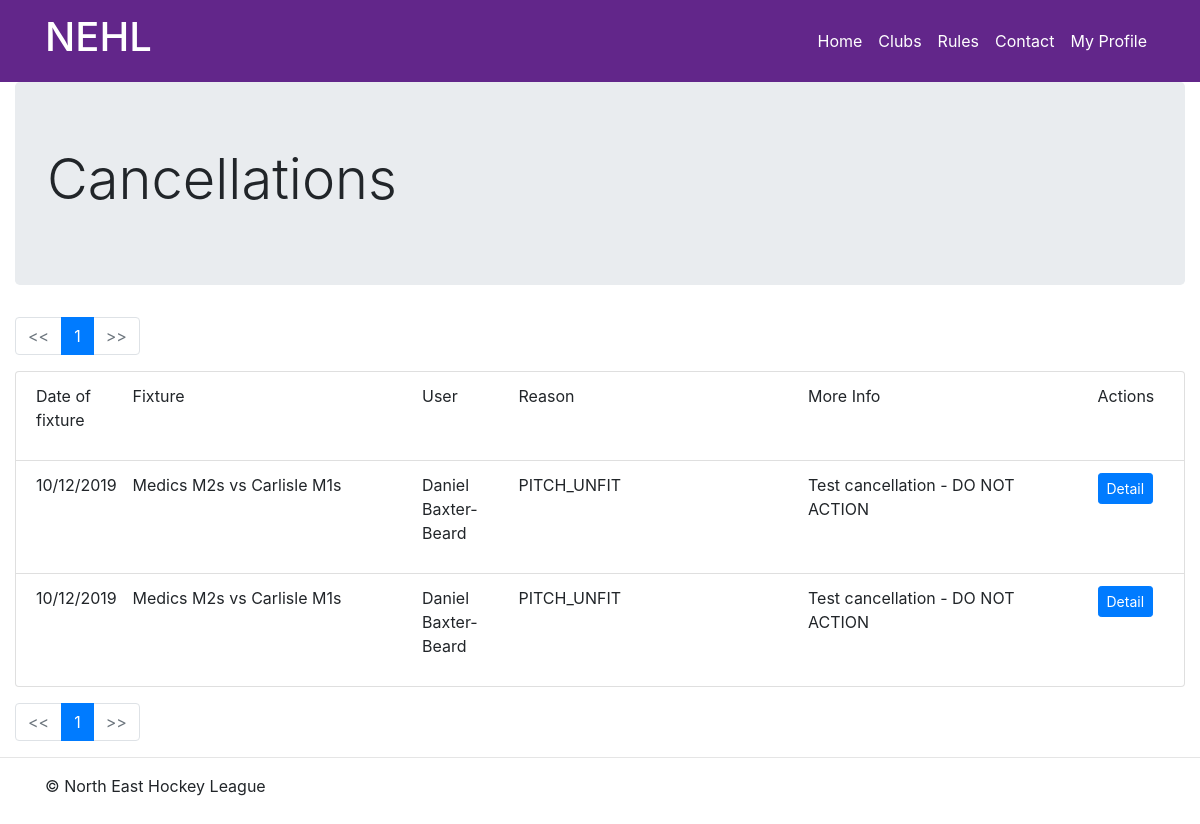
Page /fixtures/cancellations/ (signed in) on the earlier database version.
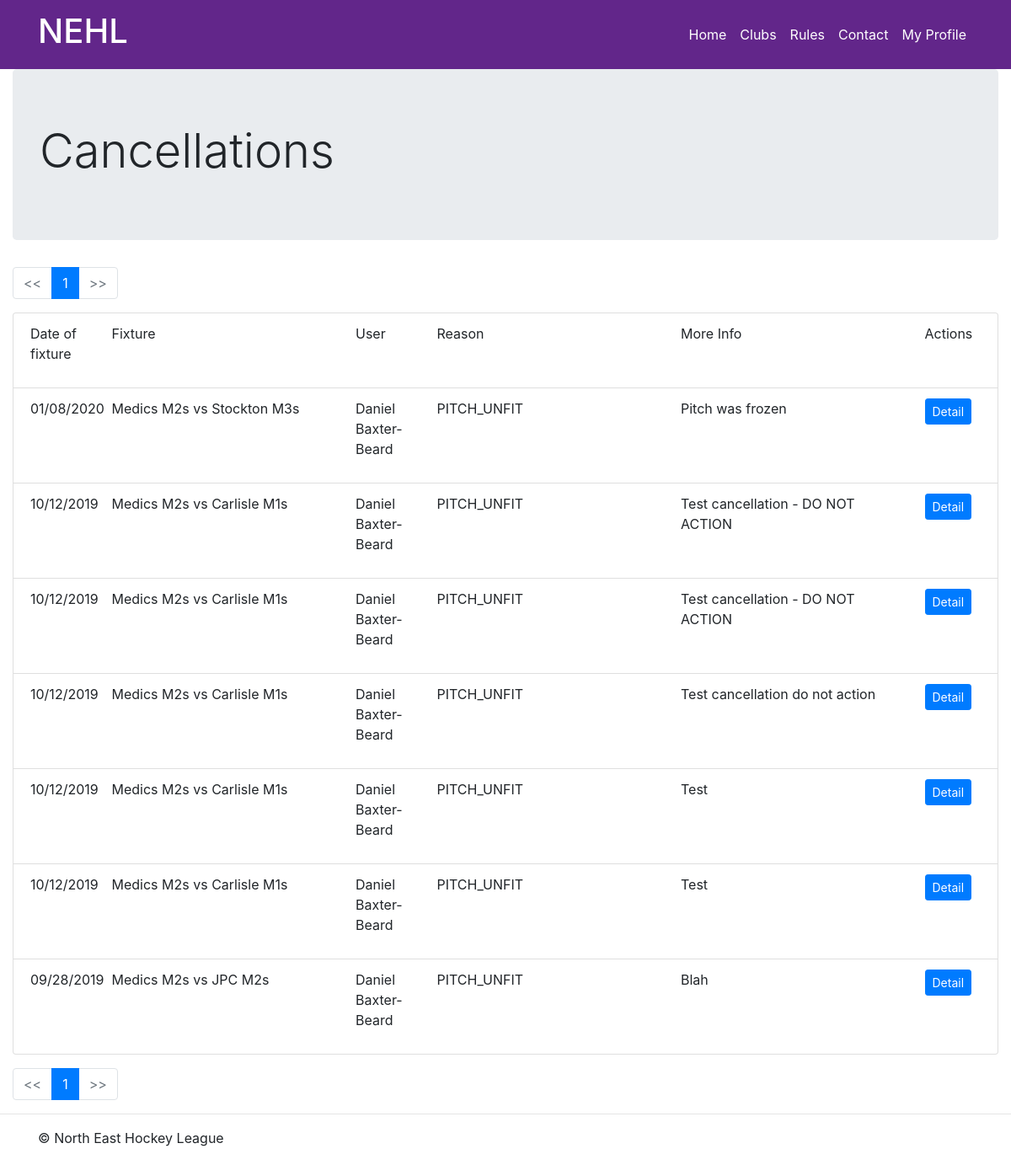
Same page on the later database version.
### fixtures/models.py (models this page shows, shortened)
class FixtureCancellation(models.Model):
    cancellation_reporter = models.ForeignKey('clubs.Member', on_delete=models.SET_NULL, null=True)
    fixture = models.ForeignKey(Fixture, on_delete=models.CASCADE)
    datetime_cancelled = models.DateTimeField()
    cancellation_reason = models.CharField(max_length=30)
    cancelled_by_team = models.ForeignKey('teams.Team', on_delete=models.SET_NULL, null=True)
    more_info = models.CharField(max_length=150)
    response = models.ForeignKey('CancellationResponse', on_delete=models.CASCADE, null=True)

class Fixture(models.Model):
    season = models.ForeignKey(Season, on_delete=models.CASCADE)
    competition = models.ForeignKey(Competition, on_delete=models.CASCADE)
    venue = models.ForeignKey(Venue, on_delete=models.SET_NULL, null=True, blank=True)
    team_a = models.ForeignKey('teams.Team',
                               related_name='team_a_fixtures',
                               on_delete=models.CASCADE,
                               null=True
                               )
    team_b = models.ForeignKey('teams.Team',
                               related_name='team_b_fixtures',
                               on_delete=models.CASCADE,
                               null=True
                               )
    date = models.DateField()
    time = models.TimeField(null=True, blank=True)
    umpire_a = models.ForeignKey('Umpire',
                                 related_name='fixtures_as_umpire_a',
                                 on_delete=models.SET_NULL,
                                 null=True, blank=True)
    umpire_b = models.ForeignKey('Umpire',
                                 related_name='fixtures_as_umpire_b',
                                 on_delete=models.SET_NULL,
                                 null=True, blank=True)
    match_card_submission_url = models.CharField(max_length=300, null=True, blank=True)
    result = models.OneToOneField('FixtureResult', on_delete=models.CASCADE, null=True, blank=True)

### teams/models.py (models this page shows, shortened)
class Team(models.Model):
    name = models.CharField(max_length=30)
    short_name = models.CharField(max_length=5, null=True)
    club = models.ForeignKey('clubs.Club', on_delete=models.CASCADE)
    squad = models.ManyToManyField('clubs.Member', related_name='squads', blank=True)

### clubs/models.py (models this page shows, shortened)
class Club(models.Model):
    name = models.CharField(max_length=60)
    short_name = models.CharField(max_length=12, null=True)
    primary_colour = models.CharField(max_length=7)
    secondary_colour = models.CharField(max_length=7)
    venues = models.ManyToManyField('fixtures.Venue',
                                    through='fixtures.VenueUseType')
    main_venue = models.ForeignKey('fixtures.Venue',
                                   on_delete=models.SET_NULL,
                                   related_name='main_club',
                                   null=True)
    management = models.ManyToManyField('Member',
                                        related_name='management_position',
                                        through='ClubManagementPosition')
    main_contact = models.ForeignKey('Member',
                                     related_name='main_contact_for',
                                     on_delete=models.SET_NULL,
                                     null=True, blank=True)
    fixture_coordinator = models.ForeignKey('Member',
                                            related_name='fixture_coordinator_for',
                                            on_delete=models.SET_NULL,
                                            null=True, blank=True)
    dashboard_link = models.CharField(max_length=100, null=True, blank=True)

class Member(models.Model):
    date_of_birth = models.DateField()
    registration_date = models.DateField()
    club = models.ForeignKey(Club, on_delete=models.SET_NULL, null=True, related_name='members')
    user = models.OneToOneField(settings.AUTH_USER_MODEL, on_delete=models.SET_NULL, null=True)

### fixtures/views/cancellations.py (the view)
# urls.py: path('', views.index, name='index'),
def index(request):
    cancellations = FixtureCancellation.objects.all().order_by('-fixture__date')
    user = request.user
    can_manage = False
    if user.is_authenticated:
        if can_manage_cancellation(cancellations.first(), user.id):
            can_manage = True
    if not can_manage:
        return HttpResponseForbidden()
    paginator = Paginator(cancellations, 10)
    page = request.GET.get('page')
    cancellations = paginator.get_page(page)
    return render(request, 'cancellations/index.html', {'cancellations': cancellations})

### fixtures/utils/cancellations.py (called while the page is built)
def can_manage_cancellation(cancellation: FixtureCancellation, user_id):
    a_fixture = cancellation.fixture
    for official in a_fixture.competition.officials.all():
        if official.user.id == user_id:
            return True
    parent_competition = get_most_senior_parent_competition(a_fixture.competition)
    for official in parent_competition.officials.all():
        if official.user.id == user_id:
            return True

### fixtures/utils/general.py (called while the page is built)
def get_most_senior_parent_competition(competition):
    direct_parent = competition.parent_competition
    if direct_parent is None:
        return competition
    return get_most_senior_parent_competition(direct_parent)

### nehlwebsite/templatetags/paginate.py (called while the page is built)
@register.inclusion_tag('fragments/pagination.html')
def paginate(pagination_object):
    return {'pagination_object': pagination_object}

### fixtures/templates/cancellations/index.html
{% extends 'nehlwebsite/base.html' %}
{% load static %}
{% load crispy_forms_filters %}
{% load paginate %}
{% block css %}
    <link rel="stylesheet" type="text/css" href="{% static 'fixtures/style.css' %}">
{% endblock %}
{% block content %}
    <div class="container-fluid">
        <div class="jumbotron">
              <h3 class="display-4">Cancellations</h3>
        </div>
        {% paginate cancellations %}
        <div class="list-group">
            <div class="list-group-item">
                <div class="row">
                    <p class="d-none d-lg-block col-1" >Date of fixture</p>
                    <p class="col-9 col-md-6 col-lg-3">Fixture</p>
                    <p class="d-none d-lg-block col-1">User</p>
                    <p class="d-none d-md-block col-3">Reason</p>
                    <p class="d-none d-lg-block col-3">More Info</p>
                    <p class="col-3 col-lg-1">Actions</p>
                </div>
            </div>
            {% for cancellation in cancellations %}
            <div class="list-group-item">
                <div class="row">
                    <p class="d-none d-lg-block col-1">{{ cancellation.fixture.date|date:"SHORT_DATE_FORMAT" }}</p>
                    <p class="col-9 col-md-6 col-lg-3">{{ cancellation.fixture.team_a.club.short_name|default_if_none:cancellation.fixture.team_a.club.name }} {{ cancellation.fixture.team_a.short_name }} vs {{ cancellation.fixture.team_b.club.short_name|default_if_none:cancellation.fixture.team_b.club.name}} {{ cancellation.fixture.team_b.short_name }}</p>
                    <p class="d-none d-lg-block col-1">{{ cancellation.cancellation_reporter.user.first_name }} {{ cancellation.cancellation_reporter.user.last_name }}</p>
                    <p class="d-none d-md-block col-3">{{ cancellation.cancellation_reason }}</p>
                    <p class="d-none d-lg-block col-3">{{ cancellation.more_info }}</p>
                    <p class="col-3 col-lg-1">
                        <a class="btn btn-primary btn-sm" href="{% url 'cancellations:detail' cancellation.id %}" role="button">Detail</a>
                    </p>
                </div>
            </div>
            {% endfor %}
        </div>
        <div class="mt-3">
            {% paginate cancellations %}
        </div>
    </div>
{% endblock %}

### nehlwebsite/templates/nehlwebsite/base.html (shortened to what this page needs)
<!DOCTYPE html>
<html lang="en">
{% load static %}
<head>
    <link rel="stylesheet" href="https://stackpath.bootstrapcdn.com/bootstrap/4.3.1/css/bootstrap.min.css"
>
    <link rel="stylesheet" href="//code.jquery.com/ui/1.12.1/themes/base/jquery-ui.css"
>
    {% block css %}
    {% endblock %}
</head>
<body>
    <div class="navbar navbar-dark fixed-top navbar-expand-lg navbar-toggleable-sm">
        <div class="container">
            <div class="navbar-brand">
                <a href="{% url 'index' %}" class="no-underline"><h1 class="text-white">NEHL</h1></a>
            </div>
            <div class="navbar-collapse collapse" id="navbarNavAltMarkup">
                <ul class="nav navbar-nav ml-auto">
                    <li class="nav-item"><a class="nav-link text-white" href="{% url 'index' %}">Home</a></li>
                    <li class="nav-item"><a class="nav-link text-white" href="{% url 'clubs:index' %}">Clubs</a></li>
                    <li class="nav-item"><a class="nav-link text-white" href="{% url 'rules' %}">Rules</a></li>
                    <li class="nav-item"><a class="nav-link text-white" href="{% url 'contact' %}">Contact</a></li>
                    {% if user.is_authenticated %}
                        <li class="nav-item"><a class="nav-link text-white" href="{% url 'profile' %}">My Profile</a></li>
                    {% else %}
                        <li class="nav-item"><a class="nav-link text-white" href="{% url 'login' %}">Log In</a></li>
                    {%  endif %}
                </ul>
            </div>
        </div>
    </div>
    {% block content %}
    {% endblock %}
    <hr />
    <div class="container footer-div">
        <footer>
            <p>&copy; North East Hockey League</p>
        </footer>
    </div>
</body>
</html>

### nehlwebsite/templates/fragments/pagination.html (shortened to what this page needs)
{% if pagination_object %}
<nav>
    <ul class="pagination">
        {% if pagination_object.has_previous %}
            <li class="page-item">
                <a class="page-link" href="?page={{ pagination_object.previous_page_number }}"><<</a>
            </li>
        {% else %}
            <li class="page-item disabled">
                <a class="page-link" href="#"><<</a>
            </li>
        {% endif %}
        <li class="page-item active">
            <a class="page-link" href="?page={{ pagination_object.number }}">{{ pagination_object.number }}</a>
        </li>
        {% if pagination_object.has_next %}
            <li class="page-item"><a class="page-link" href="?page={{ pagination_object.next_page_number }}">>></a></li>
        {% else %}
            <li class="page-item disabled">
                <a class="page-link" href="#">>></a>
            </li>
        {% endif %}
    </ul>
</nav>
{% endif %}

Differences in the rows shown:
added FixtureCancellation: fixture "01/08/2020", fixture.team_a.club.short_name "Medics", fixture.team_a.short_name "M2s", fixture.team_b.club.short_name "Stockton", fixture.team_b.short_name "M3s", cancellation_reporter.user.first_name "Daniel", cancellation_reporter.user.last_name "Baxter-Beard", cancellation_reason "PITCH_UNFIT", more_info "Pitch was frozen"
added FixtureCancellation: fixture "10/12/2019", fixture.team_a.club.short_name "Medics", fixture.team_a.short_name "M2s", fixture.team_b.club.short_name "Carlisle", fixture.team_b.short_name "M1s", cancellation_reporter.user.first_name "Daniel", cancellation_reporter.user.last_name "Baxter-Beard", cancellation_reason "PITCH_UNFIT", more_info "Test cancellation do not action"
added FixtureCancellation: fixture "10/12/2019", fixture.team_a.club.short_name "Medics", fixture.team_a.short_name "M2s", fixture.team_b.club.short_name "Carlisle", fixture.team_b.short_name "M1s", cancellation_reporter.user.first_name "Daniel", cancellation_reporter.user.last_name "Baxter-Beard", cancellation_reason "PITCH_UNFIT", more_info "Test"
added FixtureCancellation: fixture "10/12/2019", fixture.team_a.club.short_name "Medics", fixture.team_a.short_name "M2s", fixture.team_b.club.short_name "Carlisle", fixture.team_b.short_name "M1s", cancellation_reporter.user.first_name "Daniel", cancellation_reporter.user.last_name "Baxter-Beard", cancellation_reason "PITCH_UNFIT", more_info "Test"
added FixtureCancellation: fixture "09/28/2019", fixture.team_a.club.short_name "Medics", fixture.team_a.short_name "M2s", fixture.team_b.club.short_name "JPC", fixture.team_b.short_name "M2s", cancellation_reporter.user.first_name "Daniel", cancellation_reporter.user.last_name "Baxter-Beard", cancellation_reason "PITCH_UNFIT", more_info "Blah"
